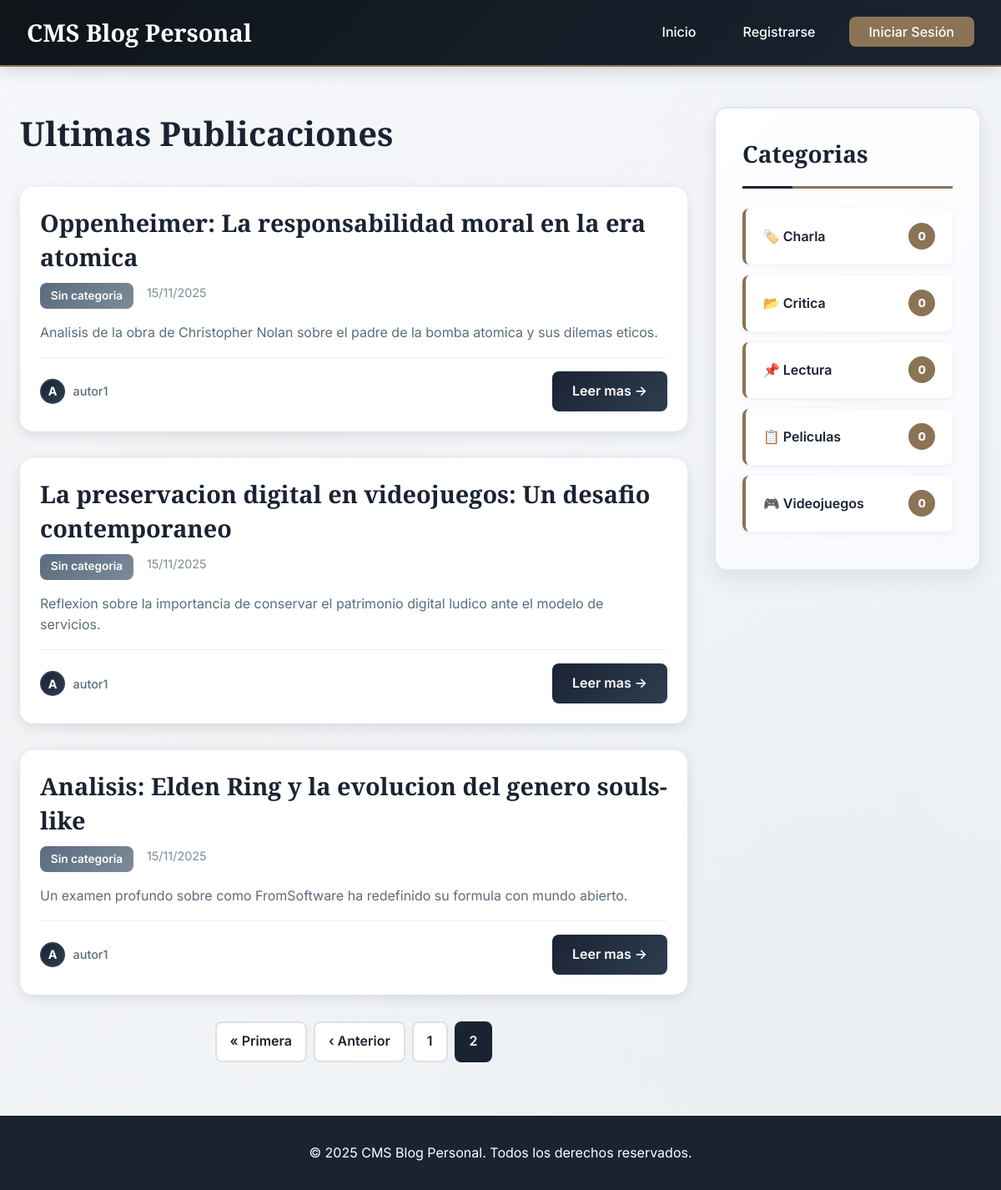
/public/index.php?page=2, run on the app's committed database.
### tables this page shows
CREATE TABLE `posts` (
  `id` int(11) NOT NULL AUTO_INCREMENT,
  `title` varchar(200) NOT NULL,
  `slug` varchar(200) NOT NULL,
  `description` text DEFAULT NULL,
  `content` longtext NOT NULL,
  `image` varchar(255) DEFAULT NULL,
  `category_id` int(11) DEFAULT NULL,
  `author_id` int(11) NOT NULL,
  `published` tinyint(1) DEFAULT 0,
  `views` int(11) DEFAULT 0,
  `created_at` timestamp NOT NULL DEFAULT current_timestamp(),
  `updated_at` timestamp NOT NULL DEFAULT current_timestamp() ON UPDATE current_timestamp(),
  PRIMARY KEY (`id`),
  UNIQUE KEY `slug` (`slug`),
  KEY `idx_slug` (`slug`),
  KEY `idx_category` (`category_id`),
  KEY `idx_author` (`author_id`),
  KEY `idx_published` (`published`),
  KEY `idx_created` (`created_at`),
  CONSTRAINT `posts_ibfk_1` FOREIGN KEY (`category_id`) REFERENCES `categories` (`id`) ON DELETE SET NULL,
  CONSTRAINT `posts_ibfk_2` FOREIGN KEY (`author_id`) REFERENCES `users` (`id`) ON DELETE CASCADE
);

CREATE TABLE `users` (
  `id` int(11) NOT NULL AUTO_INCREMENT,
  `username` varchar(50) NOT NULL,
  `email` varchar(100) NOT NULL,
  `password` varchar(255) NOT NULL,
  `full_name` varchar(100) DEFAULT NULL,
  `avatar` varchar(255) DEFAULT NULL,
  `role` enum('admin','author','user') DEFAULT 'user',
  `created_at` timestamp NOT NULL DEFAULT current_timestamp(),
  `updated_at` timestamp NOT NULL DEFAULT current_timestamp() ON UPDATE current_timestamp(),
  `last_login` timestamp NULL DEFAULT NULL,
  `active` tinyint(1) DEFAULT 1,
  PRIMARY KEY (`id`),
  UNIQUE KEY `username` (`username`),
  UNIQUE KEY `email` (`email`),
  KEY `idx_username` (`username`),
  KEY `idx_email` (`email`)
);

CREATE TABLE `categories` (
  `id` int(11) NOT NULL AUTO_INCREMENT,
  `name` varchar(100) NOT NULL,
  `slug` varchar(100) NOT NULL,
  `description` text DEFAULT NULL,
  `created_at` timestamp NOT NULL DEFAULT current_timestamp(),
  `updated_at` timestamp NOT NULL DEFAULT current_timestamp() ON UPDATE current_timestamp(),
  PRIMARY KEY (`id`),
  UNIQUE KEY `name` (`name`),
  UNIQUE KEY `slug` (`slug`),
  KEY `idx_slug` (`slug`)
);

### config/config.php (called while the page is built, shortened)
<?php
spl_autoload_register(function ($class) {
    if (strpos($class, 'App\\') === 0) {
        $classPath = str_replace('App\\', '', $class);
        $classPath = str_replace('\\', '/', $classPath);
        $file = ROOT_PATH . '/app/' . $classPath . '.php';
        if (file_exists($file)) {
            return;
        }
    }
});
require_once ROOT_PATH . '/app/helpers.php';

### app/Models/Database.php (called while the page is built, shortened)
<?php
class Database {
    private static $instance = null;
    private $connection;
    private function __construct() {
        try {
            $host = DB_HOST;
            $port = defined('DB_PORT') ? DB_PORT : '3306';
            $dbname = DB_NAME;
            $username = DB_USER;
            $password = DB_PASS;
            $charset = defined('DB_CHARSET') ? DB_CHARSET : 'utf8mb4';
            $dsn = "mysql:host=$host;port=$port;dbname=$dbname;charset=$charset";
            $options = [
                PDO::ATTR_ERRMODE            => PDO::ERRMODE_EXCEPTION,
                PDO::ATTR_DEFAULT_FETCH_MODE => PDO::FETCH_ASSOC,
                PDO::ATTR_EMULATE_PREPARES   => false,
                PDO::ATTR_TIMEOUT            => 5,
            ];
            $this->connection = new PDO($dsn, $username, $password, $options);
        } catch (PDOException $e) {
            $errorMsg = "Error de conexión a la base de datos: " . $e->getMessage();
            $errorMsg .= "\n\nPor favor verifica que:";
            $errorMsg .= "\n1. El servidor MySQL/MariaDB esté activo (XAMPP, WAMP, etc.)";
            $errorMsg .= "\n2. Las credenciales en config/config.php sean correctas";
            $errorMsg .= "\n3. La base de datos 'cms_blog' exista";
            $errorMsg .= "\n4. El puerto sea el correcto (usualmente 3306)";
            die("<pre style='background:#ff4444;color:white;padding:20px;border-radius:8px;'>$errorMsg</pre>");
        }
    }
    public static function getInstance() {
        if (self::$instance === null) {
            self::$instance = new self();
        }
        return self::$instance;
    }
    public function getConnection() {
        return $this->connection;
    }
}

### app/Models/Post.php (called while the page is built, shortened)
<?php
class Post {
    private $db;
    public function __construct() {
        $this->db = Database::getInstance()->getConnection();
    }
    public function getAllPosts($page = 1, $perPage = 6) {
        $offset = ($page - 1) * $perPage;
        try {
            $checkCol = $this->db->query("SHOW COLUMNS FROM users LIKE 'avatar'");
            $hasAvatar = $checkCol->rowCount() > 0;
        } catch (\Exception $e) {
            $hasAvatar = false;
        }
        if ($hasAvatar) {
            $sql = "SELECT p.*, c.name as category_name, c.slug as category_slug,
                           u.username as author_name, u.avatar as author_avatar
                    FROM posts p
                    LEFT JOIN categories c ON p.category_id = c.id
                    LEFT JOIN users u ON p.author_id = u.id
                    WHERE p.published = 1
                    ORDER BY p.created_at DESC
                    LIMIT :limit OFFSET :offset";
        }
        $stmt = $this->db->prepare($sql);
        $stmt->bindValue(':limit', $perPage, PDO::PARAM_INT);
        $stmt->bindValue(':offset', $offset, PDO::PARAM_INT);
        $stmt->execute();
        return $stmt->fetchAll();
    }
    public function getTotalPosts() {
        $sql = "SELECT COUNT(*) as total FROM posts WHERE published = 1";
        $stmt = $this->db->query($sql);
        $result = $stmt->fetch();
        return $result['total'];
    }
}

### app/Models/Category.php (called while the page is built, shortened)
<?php
class Category {
    private $db;
    public function __construct() {
        $this->db = Database::getInstance()->getConnection();
    }
    public function getCategoriesWithPostCount() {
        $sql = "SELECT c.*, COUNT(p.id) as post_count
                FROM categories c
                LEFT JOIN posts p ON c.id = p.category_id AND p.published = 1
                GROUP BY c.id
                ORDER BY c.name ASC";
        $stmt = $this->db->query($sql);
        return $stmt->fetchAll();
    }
}

### app/helpers.php (called while the page is built, shortened)
<?php
function getCategoryEmoji($category) {
    $emojiMap = [
        'tecnología' => '💻',
        'tecnologia' => '💻',
        'tech' => '💻',
        'programación' => '👨‍💻',
        'programacion' => '👨‍💻',
        'code' => '👨‍💻',
        'diseño' => '🎨',
        'diseno' => '🎨',
        'design' => '🎨',
        'viajes' => '✈️',
        'travel' => '✈️',
        'comida' => '🍽️',
        'food' => '🍽️',
        'deportes' => '⚽',
        'sports' => '⚽',
        'música' => '🎵',
        'musica' => '🎵',
        'music' => '🎵',
        'cine' => '🎬',
        'movies' => '🎬',
        'libros' => '📚',
        'books' => '📚',
        'ciencia' => '🔬',
        'science' => '🔬',
        'salud' => '🏥',
        'health' => '🏥',
        'negocios' => '💼',
        'business' => '💼',
        'finanzas' => '💰',
        'finance' => '💰',
        'educación' => '🎓',
        'educacion' => '🎓',
        'education' => '🎓',
        'moda' => '👗',
        'fashion' => '👗',
        'gaming' => '🎮',
        'juegos' => '🎮',
        'fotografía' => '📷',
        'fotografia' => '📷',
        'photography' => '📷',
        'noticias' => '📰',
        'news' => '📰',
        'política' => '🏛️',
        'politica' => '🏛️',
        'politics' => '🏛️',
        'naturaleza' => '🌿',
        'nature' => '🌿',
        'arte' => '🖼️',
        'art' => '🖼️',
        'historia' => '📜',
        'history' => '📜',
        'cocina' => '👨‍🍳',
        'cooking' => '👨‍🍳',
        'automoción' => '🚗',
        'automocion' => '🚗',
        'cars' => '🚗',
        'hogar' => '🏠',
        'home' => '🏠',
        'animales' => '🐾',
        'animals' => '🐾',
        'pets' => '🐾'
    ];
    $categoryName = strtolower(trim($category['name'] ?? ''));
    foreach ($emojiMap as $keyword => $emoji) {
        if (stripos($categoryName, $keyword) !== false) {
            return $emoji;
        }
    }
    $emojis = ['📁', '🗂️', '📋', '📌', '🏷️', '📂', '📎', '🔖', '📝', '📄'];
    $id = $category['id'] ?? 0;
    return $emojis[$id % count($emojis)];
}

### public/index.php (the view, shortened to what this page needs)
<?php
require_once '../config/config.php';
$postModel = new Post();
$categoryModel = new Category();
$currentPage = isset($_GET['page']) ? max(1, intval($_GET['page'])) : 1;
$posts = $postModel->getAllPosts($currentPage, POSTS_PER_PAGE);
$totalPosts = $postModel->getTotalPosts();
$totalPages = ceil($totalPosts / POSTS_PER_PAGE);
$categories = $categoryModel->getCategoriesWithPostCount();
include VIEWS_PATH . '/header.php';
?>
<main class="main-container">
    <div class="content-wrapper">
        <section class="posts-section">
            <h1 class="section-title">Ultimas Publicaciones</h1>
            <?php if (empty($posts)): ?>
                <div class="no-posts">
                    <p>No hay publicaciones disponibles en este momento.</p>
                </div>
            <?php else: ?>
                <div class="posts-grid">
                    <?php foreach ($posts as $post): ?>
                        <article class="post-card">
                            <div class="post-content">
                                <div class="post-header">
                                    <h2 class="post-title">
                                        <a href="<?= BASE_URL ?>/post.php?id=<?= htmlspecialchars($post['id']) ?>">
                                            <?= htmlspecialchars($post['title']) ?>
                                        </a>
                                    </h2>
                                    <div class="post-meta">
                                        <span class="post-category">
                                            <?= htmlspecialchars($post['category_name'] ?? 'Sin categoria') ?>
                                        </span>
                                        <span class="post-date">
                                            <?= date('d/m/Y', strtotime($post['created_at'])) ?>
                                        </span>
                                    </div>
                                </div>
                                <div class="post-description">
                                    <p><?= htmlspecialchars($post['description']) ?></p>
                                </div>
                                <div class="post-footer">
                                    <div class="post-author">
                                        <?php if (isset($post['author_avatar']) && $post['author_avatar']): ?>
                                            <img src="<?= BASE_URL ?>/uploads/users/<?= htmlspecialchars($post['author_avatar']) ?>"
                                                 alt="<?= htmlspecialchars($post['author_name']) ?>"
                                                 class="author-avatar-small">
                                        <?php else: ?>
                                            <span class="author-avatar-placeholder-small">
                                                <?= strtoupper(substr($post['author_name'], 0, 1)) ?>
                                            </span>
                                        <?php endif; ?>
                                        <span class="author-name"><?= htmlspecialchars($post['author_name']) ?></span>
                                    </div>
                                    <a href="<?= BASE_URL ?>/post.php?id=<?= htmlspecialchars($post['id']) ?>" class="btn-read-more">
                                        Leer mas →
                                    </a>
                                </div>
                            </div>
                        </article>
                    <?php endforeach; ?>
                </div>
                <?php if ($totalPages > 1): ?>
                    <nav class="pagination">
                        <?php if ($currentPage > 1): ?>
                            <a href="<?= BASE_URL ?>/index.php?page=1" class="pagination-link">« Primera</a>
                            <a href="<?= BASE_URL ?>/index.php?page=<?= $currentPage - 1 ?>" class="pagination-link">‹ Anterior</a>
                        <?php endif; ?>
                        <?php
                        $start = max(1, $currentPage - 2);
                        $end = min($totalPages, $currentPage + 2);
                        for ($i = $start; $i <= $end; $i++):
                        ?>
                            <a href="<?= BASE_URL ?>/index.php?page=<?= $i ?>"
                               class="pagination-link <?= $i === $currentPage ? 'active' : '' ?>">
                                <?= $i ?>
                            </a>
                        <?php endfor; ?>
                    </nav>
                <?php endif; ?>
            <?php endif; ?>
        </section>
        <aside class="sidebar">
            <div class="sidebar-widget">
                <h3 class="widget-title">Categorias</h3>
                <ul class="category-list">
                    <?php if (!empty($categories)): ?>
                        <?php foreach ($categories as $category): ?>
                            <li class="category-item">
                                <a href="<?= BASE_URL ?>/category.php?id=<?= htmlspecialchars($category['id']) ?>" class="category-link">
                                    <span class="category-name"><?= getCategoryEmoji($category) ?> <?= htmlspecialchars($category['name']) ?></span>
                                    <span class="post-count"><?= $category['post_count'] ?></span>
                                </a>
                            </li>
                        <?php endforeach; ?>
                    <?php else: ?>
                        <li class="no-categories">No hay Categorias disponibles</li>
                    <?php endif; ?>
                </ul>
            </div>
        </aside>
    </div>
</main>
<?php include VIEWS_PATH . '/footer.php'; ?>

### data on the page
posts: title "Oppenheimer: La responsabilidad moral en la era atomica", category_name "Sin categoria", created_at "15/11/2025", description "Analisis de la obra de Christopher Nolan sobre el padre de la bomba atomica y sus dilemas eticos.", author.username "A", author.username "autor1"
posts: title "La preservacion digital en videojuegos: Un desafio contemporaneo", category_name "Sin categoria", created_at "15/11/2025", description "Reflexion sobre la importancia de conservar el patrimonio digital ludico ante el modelo de servicios.", author.username "A", author.username "autor1"
posts: title "Analisis: Elden Ring y la evolucion del genero souls-like", category_name "Sin categoria", created_at "15/11/2025", description "Un examen profundo sobre como FromSoftware ha redefinido su formula con mundo abierto.", author.username "A", author.username "autor1"
categories: id "🏷️", name "Charla", post_count "0"
categories: id "📂", name "Critica", post_count "0"
categories: id "📌", name "Lectura", post_count "0"
categories: id "📋", name "Peliculas", post_count "0"
categories: category "🎮", name "Videojuegos", post_count "0"

### other printed values
SITE_NAME "CMS Blog Personal"
